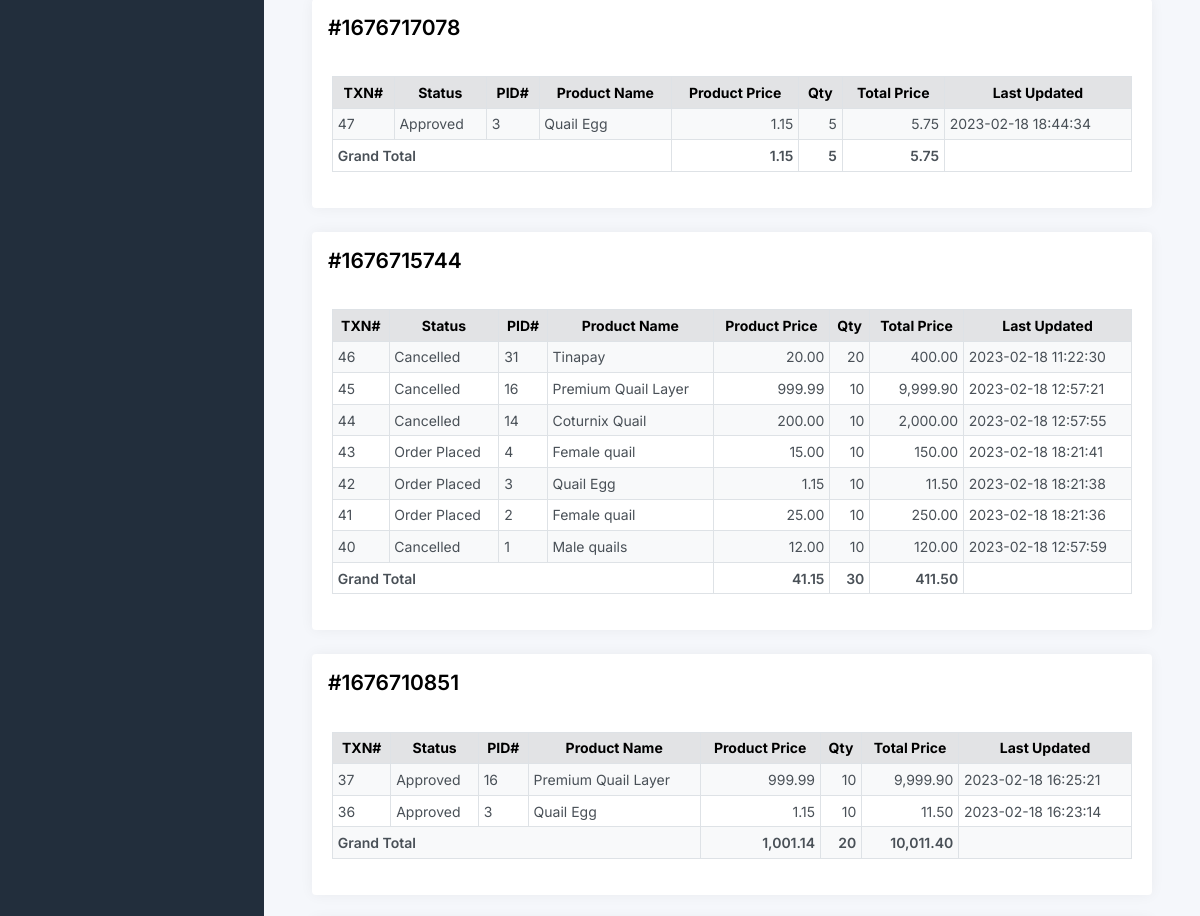
Before: /admin/customer_view.php?id=29 (signed in, middle part) with the older database file.
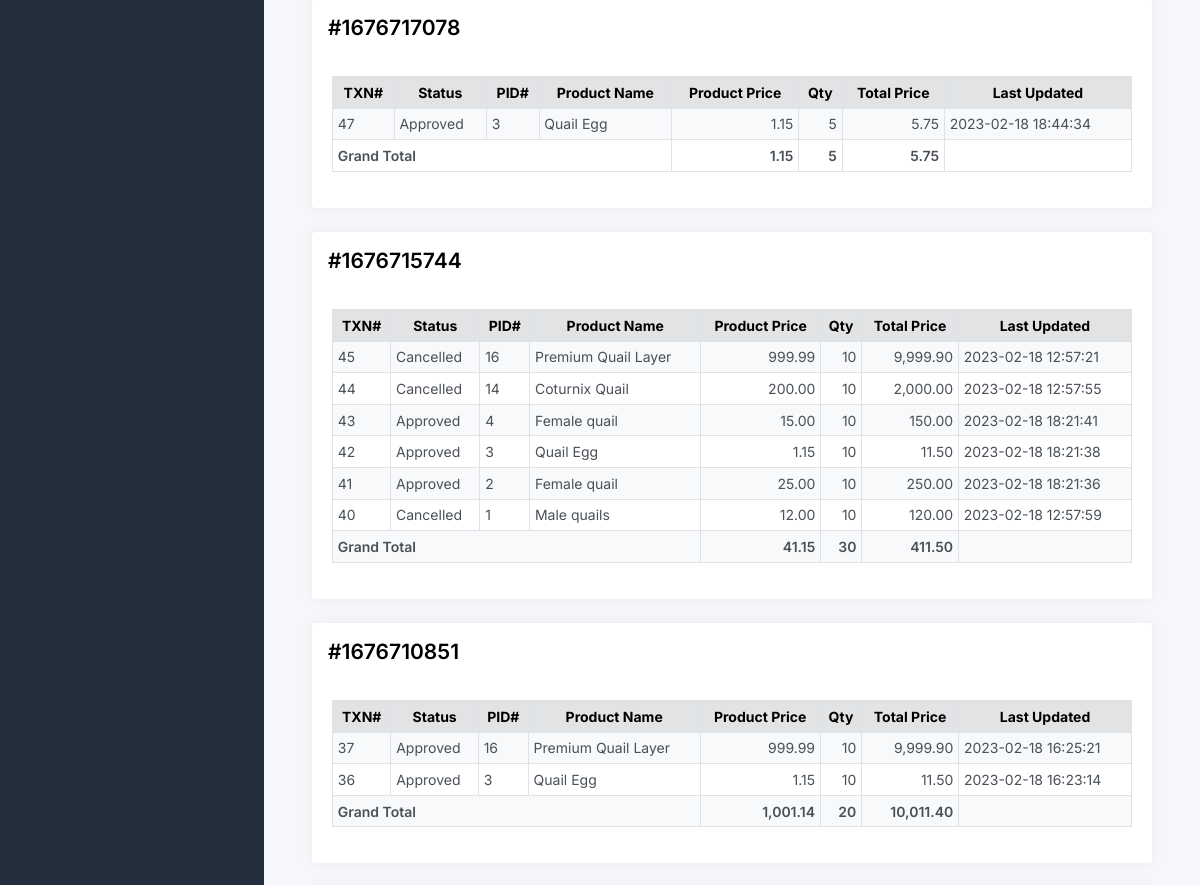
After: the same page with the newer database file.
### tables this page shows
CREATE TABLE `tbl_transactions` (
  `id` int(11) NOT NULL AUTO_INCREMENT,
  `invoice_id` int(11) DEFAULT NULL,
  `price` decimal(15,2) DEFAULT NULL,
  `qty` int(11) DEFAULT NULL,
  `product_id` int(11) DEFAULT NULL,
  `buyer_id` int(11) DEFAULT NULL,
  `seller_id` int(11) DEFAULT NULL,
  `status_id` int(11) DEFAULT 1,
  `date_created` datetime DEFAULT current_timestamp(),
  `is_deleted` int(11) DEFAULT 0,
  `date_updated` datetime DEFAULT current_timestamp(),
  PRIMARY KEY (`id`)
);

CREATE TABLE `tbl_status` (
  `id` int(11) NOT NULL AUTO_INCREMENT,
  `status` varchar(45) DEFAULT NULL,
  PRIMARY KEY (`id`)
);

CREATE TABLE `tbl_product` (
  `id` int(11) NOT NULL AUTO_INCREMENT,
  `category_id` int(11) DEFAULT NULL,
  `name` varchar(45) DEFAULT NULL,
  `description` varchar(45) DEFAULT NULL,
  `image` varchar(255) DEFAULT NULL,
  `price` decimal(5,2) DEFAULT 0.00,
  `date_created` datetime DEFAULT current_timestamp(),
  `created_by` int(11) DEFAULT NULL,
  `is_deleted` int(11) DEFAULT 0,
  `expiration_date` date DEFAULT NULL,
  PRIMARY KEY (`id`)
);

### functions.php (called while the page is built, shortened)
<?php
function get_list($sql)
{
    $result = mysqli_query($_SESSION['conn'], $sql);
    $temp = array();
    while ($row = $result->fetch_assoc()) {
        $temp[] = $row;
    }
    return $temp;
}

### admin/customer_view.php (the view, shortened to what this page needs)
<?php include_once('header.php') ?>
<?php
$id = $_GET['id'];
$info = get_one("SELECT * from tbl_users u inner join tbl_users_info ui on ui.id = u.id where u.id = $id");
$tmp = array();
$order_history = get_list("select t.id,t.qty,s.status,t.date_updated,t.status_id,i.invoice, i.date_created as invoice_date,p.id as `product_id`,p.name,p.price as product_price from tbl_transactions t inner join tbl_status s on s.id = t.status_id inner join tbl_invoice i on i.id = t.invoice_id  inner join tbl_product p on p.id = t.product_id where t.is_deleted = 0 and p.is_deleted = 0 and t.status_id > 1 and buyer_id = '$id' order by t.date_created desc");
foreach ($order_history as $res) {
  $tmp['invoice'][$res['invoice']][$res['id']] = $res;
}
?>
<main class="content">
  <div class="container-fluid p-0">
                  <?php foreach (get_list("select * from tbl_gender") as $res) {
                    echo '<option value="' . $res['id'] . '"  ' . (($res['id'] == $info->gender_id) ? 'selected' : '') . ' >' . $res['gender'] . '</option>';
                  } ?>
    <?php if (isset($tmp['invoice'])) { ?>
      <form method="post">
        <?php foreach ($tmp['invoice'] as $res => $invoice_key) { ?>
          <div class="col-12 mb-3">
            <div class="card">
              <h4 class="h3 m-3"><strong> #<?php echo $res; ?></strong></h3>
                <div class="card-body">
                  <table class="table table-sm table-striped table-hover table-bordered" style="width:100%">
                    <thead class="table-secondary">
                      <tr>
                        <th scope="col" class="text-center">TXN#</th>
                        <th scope="col" class="text-center">Status</th>
                        <th scope="col" class="text-center">PID#</th>
                        <th scope="col" class="text-center">Product Name</th>
                        <th scope="col" class="text-center">Product Price</th>
                        <th scope="col" class="text-center">Qty</th>
                        <th scope="col" class="text-center">Total Price</th>
                        <th scope="col" class="text-center">Last Updated</th>
                      </tr>
                    </thead>
                    <tbody>
                      <?php
                      $price = 0;
                      $total_price = 0;
                      $qty = 0; ?>
                      <?php foreach ($tmp['invoice'][$res] as $sub_res) { ?>
                        <tr>
                          <td><?php echo $sub_res['id']; ?></td>
                          <td><?php echo ucwords($sub_res['status']); ?></td>
                          <td><?php echo $sub_res['product_id']; ?></td>
                          <td><?php echo $sub_res['name']; ?></td>
                          <td class="text-end"><?php echo number_format($sub_res['product_price'], 2); ?></td>
                          <td class="text-end"><?php echo number_format($sub_res['qty'], 0); ?></td>
                          <td class="text-end"><?php echo number_format($sub_res['product_price'] * $sub_res['qty'], 2); ?></td>
                          <td><?php echo $sub_res['date_updated']; ?></td>
                        </tr>
                        <?php $price +=       (in_array(intval($sub_res['status_id']), array(1, 5, 6))) ? 0 :  $sub_res['product_price']; ?>
                        <?php $total_price += (in_array(intval($sub_res['status_id']), array(1, 5, 6))) ? 0 :  $sub_res['product_price'] * $sub_res['qty']; ?>
                        <?php $qty +=         (in_array(intval($sub_res['status_id']), array(1, 5, 6))) ? 0 : $sub_res['qty']; ?>
                      <?php } ?>
                      <tr class="fw-bold">
                        <td colspan="4">Grand Total</td>
                        <td id="total_price" class="text-end"><?php echo number_format($price, 2); ?></td>
                        <td id="total_qty" class="text-end"><?php echo number_format($qty, 0); ?></td>
                        <td id="total_final_price" class="text-end"><?php echo number_format($total_price, 2); ?></td>
                        <td></td>
                      </tr>
                    </tbody>
                  </table>
                </div>
            </div>
          </div>
        <?php } ?>
      <?php } else { ?>
        <h1 class="h3 mb-3"><strong>No Orders Yet. </strong></h1>
      <?php } ?>
  </div>
</main>
<?php include_once('footer.php') ?>

Changed rows visible on the page:
no longer on this page (row unchanged): tbl_transactions: id "46", status.status "Cancelled", product "31", product.name "Tinapay", product.price "20.00", qty "20", $sub_res['product_price'] * $sub_res['qty'] "400.00", date_updated "2023-02-18 11:22:30", shown under "1676715744"
changed tbl_transactions id 43: status.status "Order Placed" → "Approved"
changed tbl_transactions id 42: status.status "Order Placed" → "Approved"
changed tbl_transactions id 41: status.status "Order Placed" → "Approved"
